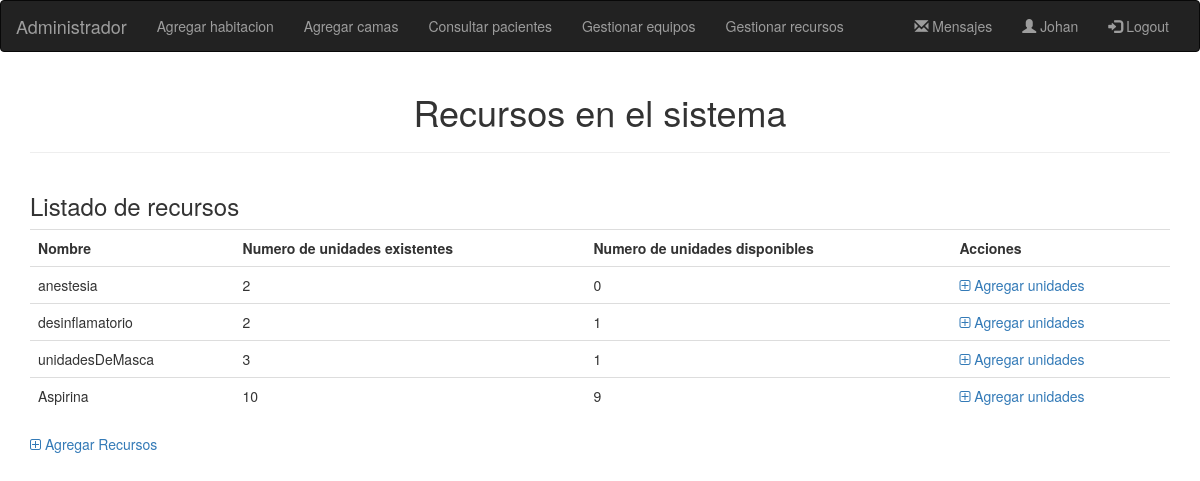
The app's page /Proyecto/views/gestionarRecursos.php?user=1 with its own data.
### tables this page shows
CREATE TABLE `medico` (
  `ID` int(11) NOT NULL,
  `Nombre` char(15) DEFAULT NULL,
  `Email` char(40) DEFAULT NULL,
  `Contraseña` char(15) DEFAULT NULL,
  `Rol` bit(1) DEFAULT NULL
);

CREATE TABLE `recursos` (
  `ID` int(11) NOT NULL,
  `Nombre` char(15) DEFAULT NULL,
  `NumeroUnidades` int(11) DEFAULT NULL,
  `NumeroUnidadesDisponibles` int(11) DEFAULT NULL
);

### Proyecto/controllers/PacienteControlador.php (called while the page is built, shortened)
<?php
class ControllerPacientes {
    public function getMedico($id) {
        require_once("../models/Pacientes.php");
        $services = new Service();
        return mysqli_fetch_array($services->getMedico($id));
    }
}
?>

### Proyecto/models/Pacientes.php (called while the page is built, shortened)
<?php
class Service {
    private $db;
    public function __construct() {
        $this->db = mysqli_connect(HOST_DB, USUARIO_DB, USUARIO_PASS, NOMBRE_DB);
    }
    public function getMedico($id) {
        $sql = "SELECT * FROM Medico WHERE ID = $id";
        return mysqli_query($this->db,$sql);
    }
}
?>

### Proyecto/controllers/RecursosControlador.php (called while the page is built, shortened)
<?php
class ControllerRecursos {
    public function getRecursos() {
        require_once("../models/Recursos.php");
        $services = new Services();
        return $services->getRecursos();
    }
}
?>

### Proyecto/models/Recursos.php (called while the page is built, shortened)
<?php
class Services {
    private $db;
    public function __construct() {
        $this->db = mysqli_connect(HOST_DB, USUARIO_DB, USUARIO_PASS, NOMBRE_DB);
    }
    public function getRecursos() {
        $sql = "SELECT * FROM Recursos ORDER BY  NumeroUnidadesDisponibles  ASC";
        return mysqli_query($this->db,$sql);
    }
}
?>

### Proyecto/views/gestionarRecursos.php (the view, shortened to what this page needs)
<?php
    require_once("homeAdmin.php");
    include "../controllers/RecursosControlador.php";
    $nuevo = new ControllerRecursos ();
    $datos = $nuevo-> getRecursos();
?>
<html>
    <head>
        <link rel="stylesheet" href="https://cdnjs.cloudflare.com/ajax/libs/font-awesome/4.7.0/css/font-awesome.min.css">
        <link href="//maxcdn.bootstrapcdn.com/bootstrap/3.2.0/css/bootstrap.min.css" rel="stylesheet" type="text/css" />
        <link href="https://maxcdn.bootstrapcdn.com/font-awesome/4.7.0/css/font-awesome.min.css" rel="stylesheet" >
    </head>
    <body>
        <div class="container">
            <header class="text-center">
                <h1>Recursos en el sistema</h1>
                <hr/>
            </header>
            <div class="row">
                <div class="col-md-12 ">
                    <form method="post" action="<?php echo htmlspecialchars($_SERVER["PHP_SELF"]."?user=".$usuario);?>">
                        <h3>Listado de recursos </h3>
                        <table class="table">
                        <tr>
                        <th>Nombre</th>
                        <th>Numero de unidades existentes</th>
                        <th>Numero de unidades disponibles</th>
                        <th>Acciones</th>
                        </tr>
                        <?php
                        $str_datos = "";
                        while($fila = mysqli_fetch_array($datos)) {
                            $str_datos .= "<tr>";
                            $str_datos .= "<td>". $fila ['Nombre'] . "</td><td>". $fila ['NumeroUnidades'] . "</td><td>". $fila ['NumeroUnidadesDisponibles'] . "</td><td> <a href=\"agregarUnidadesRecursos.php?user=". $usuario."&recurso=".$fila ['ID']."\"><i class=\"fa fa-plus-square-o\"></i> Agregar unidades</a></td>" ;
                            $str_datos .= "</tr>";
                        }
                        $str_datos .= "</table>";
                        echo $str_datos;
                        ?>
                    </form>
                    <a href="crearRecurso.php?user=<?php echo $usuario; ?>"> <i class="fa fa-plus-square-o"></i> Agregar Recursos</a>
                </div>
            </div>
        </div>
    </body>
</html>

### Proyecto/views/homeAdmin.php (shortened to what this page needs)
<!DOCTYPE html>
<?php
    $usuario = $_REQUEST['user'];
    include "../controllers/PacienteControlador.php";
    $nuevo = new ControllerPacientes ();
    $medico = $nuevo-> getMedico($usuario);
?>
<html>
    <head>
        <link rel="stylesheet" href="https://maxcdn.bootstrapcdn.com/bootstrap/3.4.1/css/bootstrap.min.css">
    </head>
    <body>
    <nav class="navbar navbar-inverse">
        <div class="container-fluid">
            <div class="navbar-header">
            <a class="navbar-brand" href="inicioAdmin.php?user=<?php echo $usuario; ?>">Administrador</a>
            </div>
            <div class="collapse navbar-collapse" id="myNavbar">
            <ul class="nav navbar-nav">
                <li><a href="habitaciones.php?user=<?php echo $usuario; ?>">Agregar habitacion</a></li>
                <li><a href="camas.php?user=<?php echo $usuario; ?>">Agregar camas</a></li>
                <li><a href="pacientes.php?user=<?php echo $usuario; ?>">Consultar pacientes</a></li>
                <li><a href="gestionarEquipos.php?user=<?php echo $usuario; ?>">Gestionar equipos</a></li>
                <li><a href="gestionarRecursos.php?user=<?php echo $usuario; ?>">Gestionar recursos</a></li>
            </ul>
            <ul class="nav navbar-nav navbar-right">
                <li><a href="mensajes.php?user=<?php echo $usuario; ?>"><span class="glyphicon glyphicon-envelope"></span> Mensajes</a></li>
                <li><a href="#"><span class="glyphicon glyphicon-user"></span> <?php echo $medico['Nombre']; ?></a></li>
                <li><a href="../index.php"><span class="glyphicon glyphicon-log-in"></span> Logout</a></li>
            </ul>
            </div>
        </div>
    </nav>
    </body>
</html>

### records on screen
medico: Nombre "Johan"
recursos: Nombre "anestesia", NumeroUnidades "2", NumeroUnidadesDisponibles "0"
recursos: Nombre "desinflamatorio", NumeroUnidades "2", NumeroUnidadesDisponibles "1"
recursos: Nombre "unidadesDeMasca", NumeroUnidades "3", NumeroUnidadesDisponibles "1"
recursos: Nombre "Aspirina", NumeroUnidades "10", NumeroUnidadesDisponibles "9"
